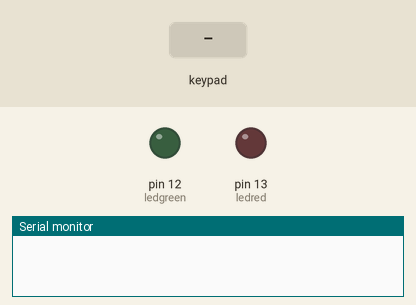
Recording of a sketch running on a simulated Arduino Uno, built with avr-gcc and run on an emulated ATmega328P. Shown: output pins drawn as LEDs (lit = HIGH), the last lines printed to the serial monitor. The inputs (shaded band) are chosen by the test bench.

Above: at 1.2 s.
1.3 s: key '*' pressed
At 1.8 s:
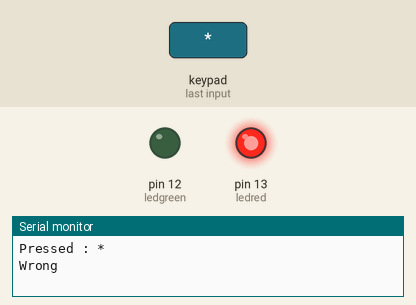
2.8 s: keypad keys 2 4 6 8 * pressed 0.4 s apart
At 5.4 s:
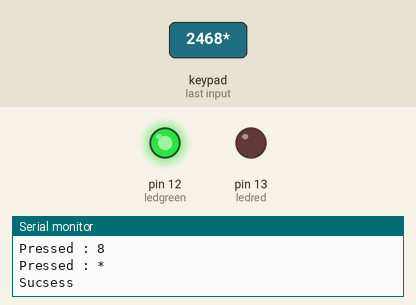
Timing chart, 0 to 6.9 s (numbered marks = the images above; inputs shaded):
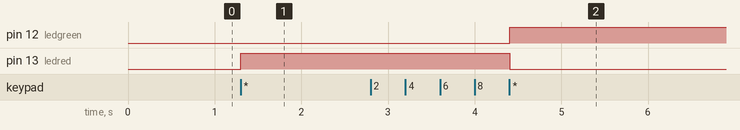

The sketch:

P6-2.ino
```cpp
#include <Password.h>
#include <Keypad.h>

int ledred = 13;
int ledgreen = 12;
Password password = Password("2468");
const byte ROWS = 4;
const byte COLS = 3;
char keys[ROWS][COLS] =
{
  {'1','2','3'},
  {'4','5','6'},
  {'7','8','9'},
  {'*','0','#'}
};

byte rowPins[ROWS] = {2,3,4,5};
byte colPins[COLS] = {6,7,8};

Keypad keypad = Keypad(makeKeymap(keys), rowPins, colPins, ROWS, COLS);

void setup()

{
  pinMode(ledred, OUTPUT);
  pinMode(ledgreen, OUTPUT);
  Serial.begin(9600);
  keypad.addEventListener(keypadEvent);
}

void loop()
{
  keypad.getKey();
}

void keypadEvent (KeypadEvent eKey)
{
  switch (keypad.getState())
  {
    case PRESSED:
    Serial.print("Pressed : ");
    Serial.println(eKey);
    switch (eKey)
    {
      case '*': checkPassword(); break;
      case '#': password.reset(); break;
      default: password.append(eKey);
    }
  }
}

void checkPassword()
{
  if (password.evaluate() )
  {
    Serial.println("Sucsess");
    digitalWrite(ledred, LOW);
    digitalWrite(ledgreen, HIGH);
  }
  else
  {
    Serial.println("Wrong");
    digitalWrite(ledred, HIGH);
    digitalWrite(ledgreen, LOW);
  }
}
```

Measured:
- after the input at 1.3 s, pin 13 (ledred): LOW → HIGH at once
- after the input at 2.8 s, pin 12 (ledgreen): LOW → HIGH after 1.6 s; pin 13 (ledred): HIGH → LOW after 1.6 s
